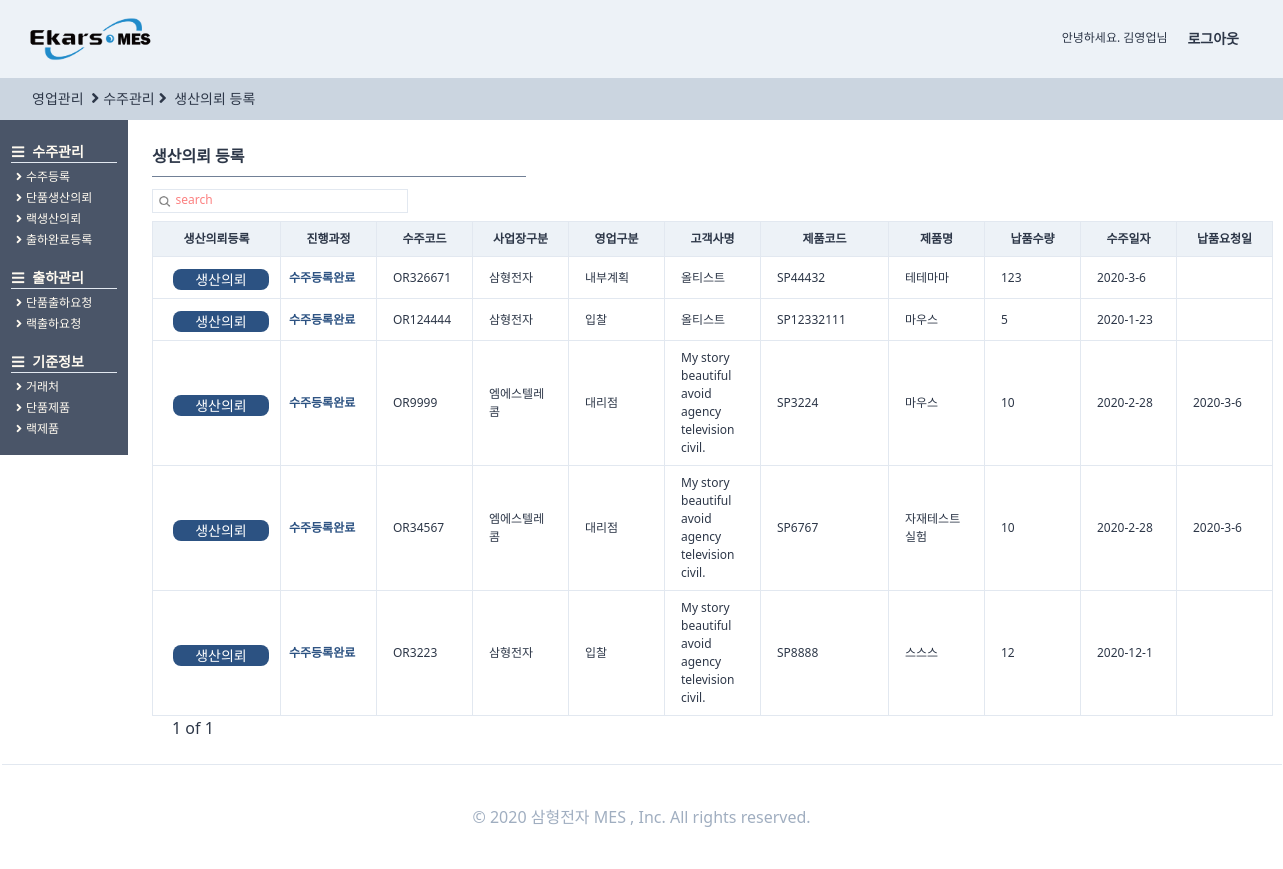
Page /orders/orderproduce/ (signed in) on the earlier database version.
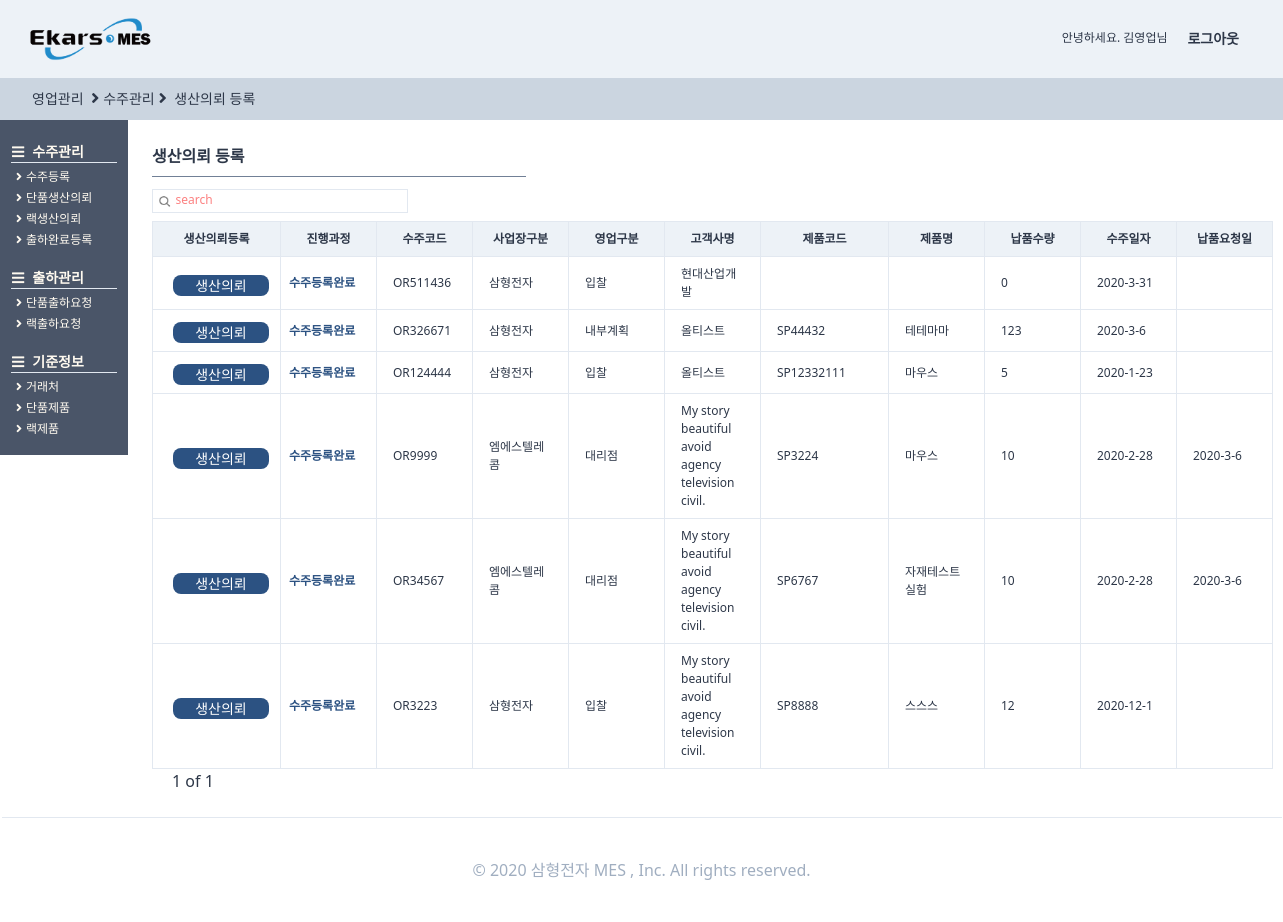
Same page on the later database version.
### orders/models.py (models this page shows, shortened)
class OrderRegister(TimeStampedModel):
    입찰 = "입찰"
    대리점 = "대리점"
    AS = "A/S"
    내부계획 = "내부계획"
    월별생산계획 = "월별생산계획"
    영업구분_CHOICES = (
        (입찰, "입찰"),
        (대리점, "대리점"),
        (AS, "A/S"),
        (내부계획, "내부계획"),
        (월별생산계획, "월별생산계획"),
    )
    삼형전자 = "삼형전자"
    엠에스텔레콤 = "엠에스텔레콤"
    사업장구분_CHOICES = (
        (삼형전자, "삼형전자"),
        (엠에스텔레콤, "엠에스텔레콤"),
    )
    출하완료 = "출하완료"
    출하미완료 = "출하미완료"
    출하구분_CHOICES = (
        (출하완료, "출하완료"),
        (출하미완료, "출하미완료"),
    )
    단품 = "단품"
    랙 = "랙"
    제품구분_CHOICES = (
        (단품, "단품"),
        (랙, "랙"),
    )
    랙생산의뢰 = models.ForeignKey(
        "self", related_name="단품생산의뢰", on_delete=models.SET_NULL, null=True, blank=True
    )
    작성자 = models.ForeignKey(
        users_models.User,
        related_name="수주등록",
        on_delete=models.SET_NULL,
        null=True,
        blank=True,
    )
    수주코드 = models.CharField(max_length=50)
    영업구분 = models.CharField(choices=영업구분_CHOICES, max_length=10, blank=True, default=입찰)
    제품구분 = models.CharField(choices=제품구분_CHOICES, max_length=10, blank=True, default=단품)
    사업장구분 = models.CharField(
        choices=사업장구분_CHOICES, max_length=10, blank=True, default=삼형전자
    )
    수주일자 = models.DateField(auto_now=False, auto_now_add=False)
    고객사명 = models.ForeignKey(
        SI_models.CustomerPartner,
        related_name="수주등록",
        on_delete=models.SET_NULL,
        null=True,
        blank=True,
    )
    현장명 = models.CharField(max_length=50, null=True)
    납품요청일 = models.DateField(auto_now=False, auto_now_add=False, blank=True, null=True)
    납품수량 = models.IntegerField()
    특이사항 = models.TextField(blank=True)
    단품모델 = models.ForeignKey(
        SI_models.SingleProduct,
        related_name="수주등록",
        on_delete=models.SET_NULL,
        null=True,
        blank=True,
    )
    랙모델 = models.ForeignKey(
        SI_models.RackProduct,
        related_name="수주등록",
        on_delete=models.SET_NULL,
        null=True,
        blank=True,
    )
    출하구분 = models.CharField(
        choices=출하구분_CHOICES, max_length=10, blank=True, default=출하미완료
    )
    랙조립도면 = models.FileField(
        upload_to="blueprint", blank=True, null=True, help_text="랙 수주의 경우 조립도면을 첨부해주세요."
    )
    class Meta:
        verbose_name = "수주등록"
        verbose_name_plural = "수주등록"
    def process(self):
        try:
            pro = self.생산요청
            try:
                cess = self.생산요청.생산계획.현재공정
                pro = self.생산요청.생산계획.현재공정달성율
                try:
                    pro = self.생산요청.생산계획.작업지시서.작업지시서등록.최종검사
                    try:
                        pro = self.생산요청.생산계획.작업지시서.작업지시서등록.최종검사.최종검사등록
                        return "최종검사완료"
                    except:
                        return "최종검사의뢰완료"
                except:
                    return f"생산중({cess}:{pro})"
            except:
                return "생산의뢰완료"
        except:
            return "수주등록완료"

### StandardInformation/models.py (models this page shows, shortened)
class CustomerPartner(TimeStampedModel):
    고객 = "고객"
    대리점 = "대리점"
    공급처 = "공급처"
    거래처_CHOICES = (
        (고객, "고객"),
        (대리점, "대리점"),
        (공급처, "공급처"),
    )
    고객작성자 = models.ForeignKey(
        "users.User", related_name="고객거래처작성자", on_delete=models.SET_NULL, null=True
    )
    작성일 = models.DateField(auto_now=True, auto_now_add=False)
    거래처구분 = models.CharField(choices=거래처_CHOICES, max_length=4, default=공급처)
    거래처코드 = models.CharField(max_length=50, null=True)
    거래처명 = models.CharField(max_length=70, null=True)
    사업자등록번호 = models.CharField(max_length=50, null=True)
    고객담당자 = models.ForeignKey(
        "users.User", related_name="고객거래처담당자", on_delete=models.SET_NULL, null=True
    )
    연락처 = models.CharField(max_length=50, blank=True)
    이메일 = models.EmailField(max_length=254)
    사업장주소 = models.CharField(max_length=70, blank=True, null=True)
    사업자등록증첨부 = models.FileField(blank=True, null=True)
    특이사항 = models.TextField(blank=True, null=True)
    사용여부 = models.BooleanField(default=False)
    class Meta:
        verbose_name = "고객"
        verbose_name_plural = "고객"
    def __str__(self):
        return self.거래처명

class SingleProduct(TimeStampedModel):
    작성자 = models.ForeignKey(
        "users.User", related_name="단품제품작성자", on_delete=models.SET_NULL, null=True
    )
    작성일 = models.DateField(auto_now=True, auto_now_add=False)
    모델코드 = models.CharField(max_length=80, blank=True)
    모델명 = models.CharField(max_length=30, blank=True)
    규격 = models.CharField(max_length=80, blank=True)
    단위 = models.CharField(max_length=10, blank=True)
    단가 = models.IntegerField(null=True)
    class Meta:
        verbose_name = "단품제품"
        verbose_name_plural = "단품제품"

### orders/views.py (the view, shortened to what this page needs)
# urls.py: path("orderproduce/", views.orderproduce, name="orderproduce"),
def orderproduce(request):
    user = request.user
    search = request.GET.get("search")
    if search is None:
        s_order = []
        order = (
            models.OrderRegister.objects.filter(작성자=user)
            .filter(출하구분="출하미완료")
            .filter(제품구분="단품")
            .order_by("-created")
        )
        for s in order:
            if s.process() == "수주등록완료":
                s_order.append(s)
            else:
                pass
        s_bool = False
    pagediv = 7
    totalpage = int(math.ceil(len(s_order) / pagediv))
    paginator = Paginator(s_order, pagediv, orphans=0)
    page = request.GET.get("page", "1")
    s_order = paginator.get_page(page)
    nextpage = int(page) + 1
    previouspage = int(page) - 1
    notsamebool = True
    nonpage = False
    if totalpage == 0:
        nonpage = True
    if int(page) == totalpage:
        notsamebool = False
    if (search is None) or (search == ""):
        search = "search"
    return render(
        request,
        "orders/orderproduce.html",
        {
            "s_order": s_order,
            "search": search,
            "page": page,
            "totalpage": totalpage,
            "notsamebool": notsamebool,
            "nextpage": nextpage,
            "previouspage": previouspage,
            "s_bool": s_bool,
            "nonpage": nonpage,
        },
    )

### users/models.py (called while the page is built)
    def __str__(self):
        return self.first_name

### templates/orders/orderproduce.html (shortened to what the changed rows need)
{%extends "orders/ordershome.html"%}
{%load static%}
{%block main_contens%}
<div class="w-11/12 h-full ml-32 -mt-6 font-normal pt-12 flex flex-row">
    <div class="flex flex-col p-6 w-full ">
        <div class="flex ">
            <div class="flew flex-col">
                <table class="table-fixed font-light text-xs w-full">
                    <thead>
                        <tr>
                            <th class="border bg-gray-200 px-2 py-2 w-32">생산의뢰등록</th>
                            <th class="border bg-gray-200 px-2 py-2 w-24">진행과정</th>
                            <th class="border bg-gray-200 px-4 py-2 w-24">수주코드</th>
                            <th class="border bg-gray-200 px-4 py-2 w-24">사업장구분</th>
                            <th class="border bg-gray-200 px-4 py-2 w-24">영업구분</th>
                            <th class="border bg-gray-200 px-4 py-2 w-24">고객사명</th>
                            <th class="border bg-gray-200 px-4 py-2 w-32">제품코드</th>
                            <th class="border bg-gray-200 px-4 py-2 w-24">제품명</th>
                            <th class="border bg-gray-200 px-4 py-2 w-24">납품수량</th>
                            <th class="border bg-gray-200 px-4 py-2 w-24">수주일자</th>
                            <th class="border bg-gray-200 px-4 py-2 w-24">납품요청일</th>
                        </tr>
                    </thead>
                    <tbody>
                        {%for list in s_order%}
                        <tr>
                            <td class="border px-2 py-2 font-bold
                            text-blue-800 justify-center">
                                <a href="{%url "orders:orderproduceregister" list.pk %}">
                                    <div class="btn-link hover:bg-teal-800 hover:font-bold mt-1 mb-0 ml-3">생산의뢰
                                    </div>
                                </a>
                            </td>
                            <td class="border px-2 py-2 font-bold
                            text-blue-800 ">
                                {{list.process}}</td>
                            <td class="border px-4 py-2  hover:text-blue-700 hover:font-bold "><a
                                    href="{%url "orders:orderdetail" list.pk %}">
                                    {{list.수주코드}}</a></td>
                            <td class="border px-4 py-2">{{list.사업장구분}}</td>
                            <td class="border px-4 py-2">{{list.영업구분}}</td>
                            <td class="border px-4 py-2">{{list.고객사명}}</td>
                            {%if list.제품구분 == "단품"%}
                            <td class="border px-4 py-2">{{list.단품모델.모델코드}}</td>
                            <td class="border px-4 py-2">{{list.단품모델.모델명}}</td>
                            {%else%}
                            <td class="border px-4 py-2">{{list.랙모델.랙시리얼코드}}</td>
                            <td class="border px-4 py-2">{{list.랙모델.랙모델명}}</td>
                            {%endif%}
                            <td class="border px-4 py-2">{{list.납품수량}}</td>
                            <td class="border px-4 py-2">
                                {{list.수주일자.year}}-{{list.수주일자.month}}-{{list.수주일자.day}}</td>
                            <td class="border px-4 py-2">
                                {%if list.납품요청일 is None%}
                                {%else%}
                                {{list.납품요청일.year}}-{{list.납품요청일.month}}-{{list.납품요청일.day}}{%endif%}</td>
                        </tr>
                        {%endfor%}
                    </tbody>
                </table>
            </div>
        </div>
    </div>
</div>
</div>
{%endblock main_contens %}

Differences in the rows shown:
added OrderRegister: process "수주등록완료", 수주코드 "OR511436", 사업장구분 "삼형전자", 영업구분 "입찰", 고객사명 "현대산업개발", 납품수량 "0", 수주일자.year "2020", 수주일자.month "3", 수주일자.day "31"
